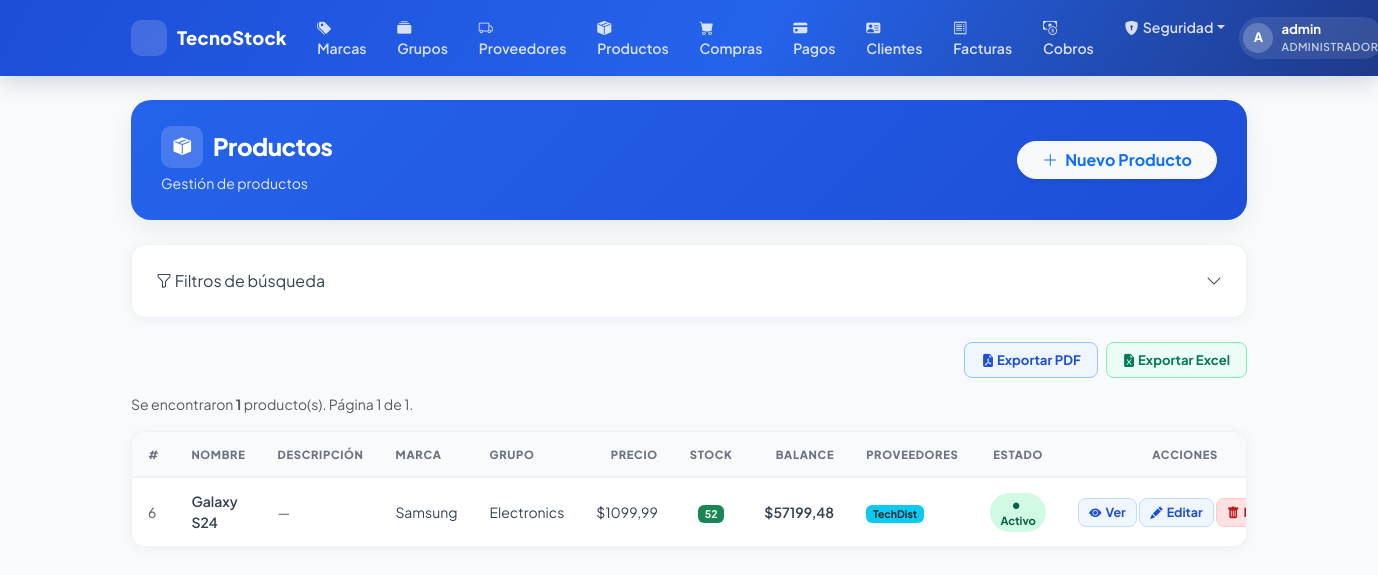
The app's page /products/ (signed in), older data.
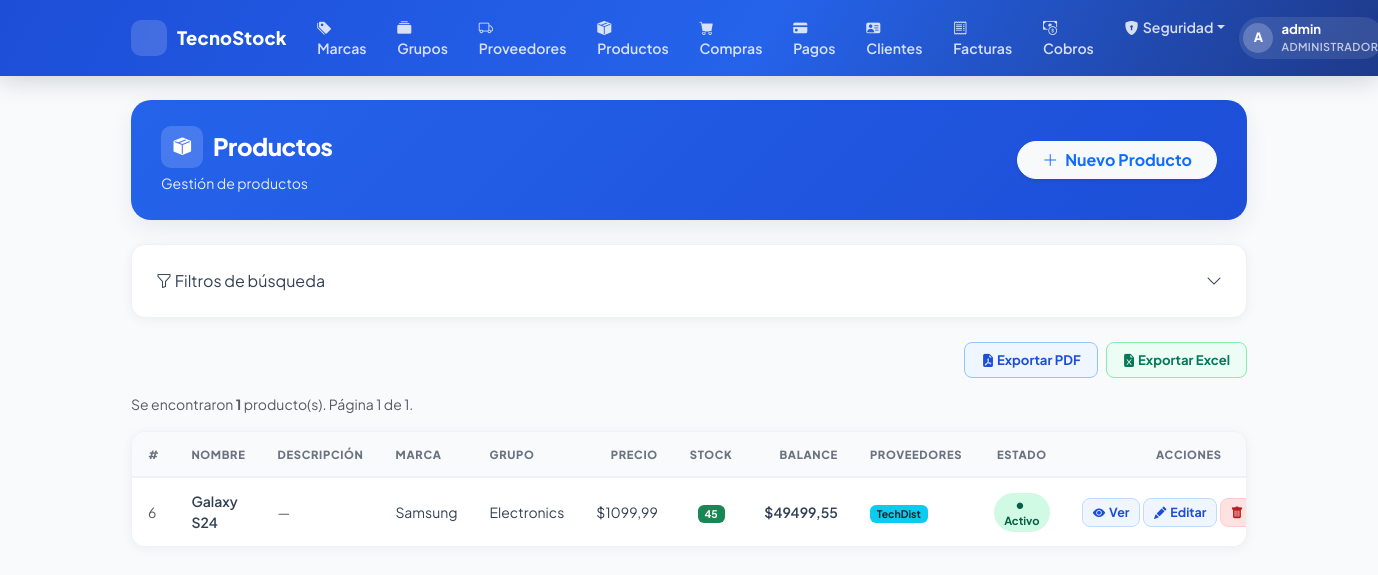
The same page, newer data.
### billing/models.py (models this page shows, shortened)
class Product(models.Model):
    name = models.CharField(max_length=200, verbose_name='Nombre del Producto')
    description = models.TextField(blank=True, null=True, verbose_name = 'Descripción')
    brand = models.ForeignKey(Brand, on_delete=models.PROTECT, related_name='productos', verbose_name = 'Marca')
    group = models.ForeignKey(ProductGroup, on_delete=models.PROTECT, related_name='Grupos', verbose_name = 'Grupo')
    suppliers = models.ManyToManyField(Supplier, related_name='products', blank=True, verbose_name = 'Proveedores')
    unit_price = models.DecimalField(max_digits=12, decimal_places=2, verbose_name = 'Precio Unitario')
    stock = models.IntegerField(default=0, verbose_name = 'Stock')
    is_active = models.BooleanField(default=True, verbose_name = 'Activo')
    image = models.ImageField(upload_to='products/', blank=True, null=True, verbose_name='Imagen')
    created_at = models.DateTimeField(auto_now_add=True, verbose_name = 'Creado el')
    updated_at = models.DateTimeField(auto_now=True, verbose_name = 'Actualizado el')
    class Meta:
        verbose_name = 'Producto'
        verbose_name_plural = 'Productos'
        ordering = ['name']
    @property
    def balance(self):
        return self.unit_price * self.stock

class Brand(models.Model):
    name = models.CharField(max_length=100, unique=True, verbose_name='Nombre de la Marca')
    description = models.TextField(blank=True, null=True, verbose_name = 'Descripción')
    is_active = models.BooleanField(default=True, verbose_name = 'Activo')
    created_at = models.DateTimeField(auto_now_add=True, verbose_name = 'Creado el')
    updated_at = models.DateTimeField(auto_now=True, verbose_name = 'Actualizado el')
    class Meta:
        verbose_name = 'Marca'
        verbose_name_plural = 'Marcas'
        ordering = ['name']

class ProductGroup(models.Model):
    name = models.CharField(max_length=100, unique=True, verbose_name='Nombre del Grupo')
    is_active = models.BooleanField(default=True, verbose_name = 'Activo')
    created_at = models.DateTimeField(auto_now_add=True, verbose_name = 'Creado el')
    updated_at = models.DateTimeField(auto_now=True, verbose_name = 'Actualizado el')
    class Meta:
        verbose_name = 'Grupo de Productos'
        verbose_name_plural = 'Grupos de Productos'
        ordering = ['name']

### billing/views.py (the view, shortened to what this page needs)
# urls.py: path('products/', views.ProductListView.as_view(), name='product_list'),
class ProductListView(LoginRequiredMixin,GroupRequiredMixin, ExportMixin, PermissionOrRedirectMixin, ListView):
    permission_required = 'billing.view_product'
    group_required = ['Administrador', 'Analista de Compras']
    export_filename = 'productos'
    export_fields = [
        ('id', 'ID'),
        ('name', 'Nombre del Producto'),
        ('description', 'Descripción'),
        ('brand.name', 'Marca'),
        ('group.name', 'Grupo'),
        ('unit_price', 'Precio'),
        ('stock', 'Stock'),
        ('balance', 'Balance'),
        ('suppliers', 'Proveedores'),
        ('is_active', 'Estado')
    ]
    """
    Lista de productos con filtros individuales por campo y pagineo.

    Filtros disponibles (GET params):
      - name          : texto libre → icontains sobre name
      - description   : texto libre → icontains sobre description
      - brand         : id (int)    → FK exacta
      - group         : id (int)    → FK exacta
      - supplier      : id (int)    → M2M exacta
      - price_min     : decimal     → unit_price >=
      - price_max     : decimal     → unit_price <=
      - stock_min     : int         → stock >=
      - stock_max     : int         → stock <=
      - is_active     : 'true'/'false'/''/None → BooleanField
    """
    model = Product
    template_name = 'billing/product_list.html'
    context_object_name = 'items'
    paginate_by = 10
    def get_queryset(self):
        qs = (
            Product.objects
            .select_related('brand', 'group')
            .prefetch_related('suppliers')
        )
        p = self.request.GET
        if p.get('name'):
            qs = qs.filter(name__icontains=p['name'])
        if p.get('description'):
            qs = qs.filter(description__icontains=p['description'])
        if p.get('brand'):
            qs = qs.filter(brand_id=p['brand'])
        if p.get('group'):
            qs = qs.filter(group_id=p['group'])
        if p.get('supplier'):
            qs = qs.filter(suppliers__id=p['supplier'])
        if p.get('price_min'):
            try:
                qs = qs.filter(unit_price__gte=Decimal(p['price_min']))
            except Exception:
                pass
        if p.get('price_max'):
            try:
                qs = qs.filter(unit_price__lte=Decimal(p['price_max']))
            except Exception:
                pass
        if p.get('stock_min'):
            try:
                qs = qs.filter(stock__gte=int(p['stock_min']))
            except Exception:
                pass
        if p.get('stock_max'):
            try:
                qs = qs.filter(stock__lte=int(p['stock_max']))
            except Exception:
                pass
        is_active = p.get('is_active', '')
        if is_active == 'true':
            qs = qs.filter(is_active=True)
        elif is_active == 'false':
            qs = qs.filter(is_active=False)
        return qs.distinct()
    def get_context_data(self, **kwargs):
        ctx = super().get_context_data(**kwargs)
        ctx['brands']    = Brand.objects.filter(is_active=True).order_by('name')
        ctx['groups']    = ProductGroup.objects.filter(is_active=True).order_by('name')
        ctx['suppliers'] = Supplier.objects.filter(is_active=True).order_by('name')
        ctx['filter'] = self.request.GET
        ALL_COLUMNS = [
            ('id', 'ID'),
            ('name', 'Nombre del Producto'),
            ('description', 'Descripción'),
            ('brand.name', 'Marca'),
            ('group.name', 'Grupo'),
            ('unit_price', 'Precio'),
            ('stock', 'Stock'),
            ('balance', 'Balance'),
            ('suppliers', 'Proveedores'),
            ('is_active', 'Estado')
        ]
        ctx['available_columns'] = ALL_COLUMNS
        columns = self.request.GET.getlist('columns')
        if not columns:
            columns = [c[0] for c in ALL_COLUMNS]
        ctx['selected_columns'] = columns
        filter_keys = ['name', 'description', 'brand', 'group', 'supplier', 'price_min', 'price_max', 'stock_min', 'stock_max', 'is_active']
        ctx['has_active_filters'] = any(self.request.GET.get(k) for k in filter_keys)
        params = self.request.GET.copy()
        params.pop('page', None)
        ctx['query_string'] = params.urlencode()
        return ctx

### security/templatetags/security_tags.py (called while the page is built)
@register.filter(name='has_group')
def has_group(user, group_name):
    if not user.is_authenticated:
        return False
    if user.is_superuser:      # el superusuario ve todo
        return True
    return user.groups.filter(name=group_name).exists()

### shared/mixins.py (called while the page is built, shortened)
    def get(self, request, *args, **kwargs):
        export_format = request.GET.get('export')
        return super().get(request, *args, **kwargs)

    def get_context_data(self, **kwargs):
        ctx = super().get_context_data(**kwargs)
        params = self.request.GET.copy()
        params.pop('page', None)
        ctx['query_string'] = params.urlencode()
        fields = self.export_fields
        if not fields:
            fields = [(f.name, str(f.verbose_name).capitalize()) for f in self.model._meta.fields]
        ctx['available_columns'] = fields
        selected = self.request.GET.getlist('columns')
        if not selected:
            selected = [f[0] for f in fields]
        ctx['selected_columns'] = selected
        return ctx

### billing/templates/billing/product_list.html (shortened to what the changed rows need)
{% extends 'billing/base.html' %}
{% block content %}
<div class="page-header d-flex justify-content-between align-items-center mb-4">
  <div>
    <h1><span class="header-icon"><i class="bi bi-box-seam-fill"></i></span>Productos</h1>
  </div>
</div>
<div class="products-table">
  <table class="table mb-0">
    <thead>
      <tr>
        {% if 'id' in selected_columns %}<th style="width: 60px;">#</th>{% endif %}
        {% if 'name' in selected_columns %}<th>Nombre</th>{% endif %}
        {% if 'description' in selected_columns %}<th>Descripción</th>{% endif %}
        {% if 'brand.name' in selected_columns %}<th>Marca</th>{% endif %}
        {% if 'group.name' in selected_columns %}<th>Grupo</th>{% endif %}
        {% if 'unit_price' in selected_columns %}<th class="text-end">Precio</th>{% endif %}
        {% if 'stock' in selected_columns %}<th class="text-center">Stock</th>{% endif %}
        {% if 'balance' in selected_columns %}<th class="text-end">Balance</th>{% endif %}
        {% if 'suppliers' in selected_columns %}<th>Proveedores</th>{% endif %}
        {% if 'is_active' in selected_columns %}<th class="text-center">Estado</th>{% endif %}
        <th class="text-center">Acciones</th>
      </tr>
    </thead>
    <tbody>
      {% for item in items %}
      <tr>
        {% if 'id' in selected_columns %}
        <td class="text-muted small">{{ item.pk }}</td>
        {% endif %}
        {% if 'name' in selected_columns %}
        <td class="fw-semibold">{{ item.name }}</td>
        {% endif %}
        {% if 'description' in selected_columns %}
        <td class="text-muted small">
          {% if item.description %}
            {{ item.description|truncatechars:60 }}
          {% else %}
            <span class="text-muted fst-italic">—</span>
          {% endif %}
        </td>
        {% endif %}
        {% if 'brand.name' in selected_columns %}
        <td>{{ item.brand.name }}</td>
        {% endif %}
        {% if 'group.name' in selected_columns %}
        <td>{{ item.group.name }}</td>
        {% endif %}
        {% if 'unit_price' in selected_columns %}
        <td class="text-end">${{ item.unit_price }}</td>
        {% endif %}
        {% if 'stock' in selected_columns %}
        <td class="text-center">
          {% if item.stock <= 5 %}
            <span class="badge bg-danger">{{ item.stock }}</span>
          {% elif item.stock <= 20 %}
            <span class="badge bg-warning text-dark">{{ item.stock }}</span>
          {% else %}
            <span class="badge bg-success">{{ item.stock }}</span>
          {% endif %}
        </td>
        {% endif %}
        {% if 'balance' in selected_columns %}
        <td class="text-end fw-semibold">${{ item.balance }}</td>
        {% endif %}
        {% if 'suppliers' in selected_columns %}
        <td>
          {% for s in item.suppliers.all %}
            <span class="badge bg-info text-dark">{{ s.name }}</span>
          {% empty %}
            <span class="text-muted fst-italic">Ninguno</span>
          {% endfor %}
        </td>
        {% endif %}
        {% if 'is_active' in selected_columns %}
        <td class="text-center">
          {% if item.is_active %}
            <span class="badge-active"><i class="bi bi-circle-fill me-1" style="font-size:.4rem;"></i>Activo</span>
          {% else %}
            <span class="badge-inactive"><i class="bi bi-circle-fill me-1" style="font-size:.4rem;"></i>Inactivo</span>
          {% endif %}
        </td>
        {% endif %}
        <td class="text-center text-nowrap">
          {% if perms.billing.view_product %}
          <a href="{% url 'billing:product_detail' item.pk %}" class="btn-view" title="Ver Detalle">
            <i class="bi bi-eye-fill me-1"></i>Ver
          </a>
          {% endif %}
          {% if perms.billing.change_product %}
          <a href="{% url 'billing:product_update' item.pk %}" class="btn-edit"><i class="bi bi-pencil-fill me-1"></i>Editar</a>
          {% endif %}
          {% if perms.billing.delete_product %}
          <a href="{% url 'billing:product_delete' item.pk %}" class="btn-del"><i class="bi bi-trash-fill me-1"></i>Borrar</a>
          {% endif %}
        </td>
      </tr>
      {% endfor %}
    </tbody>
  </table>
</div>
{% endblock %}

Row changes from the older to the newer data that the page shows:
changed Product "Galaxy S24": stock "52" → "45"; balance "57199,48" → "49499,55"
